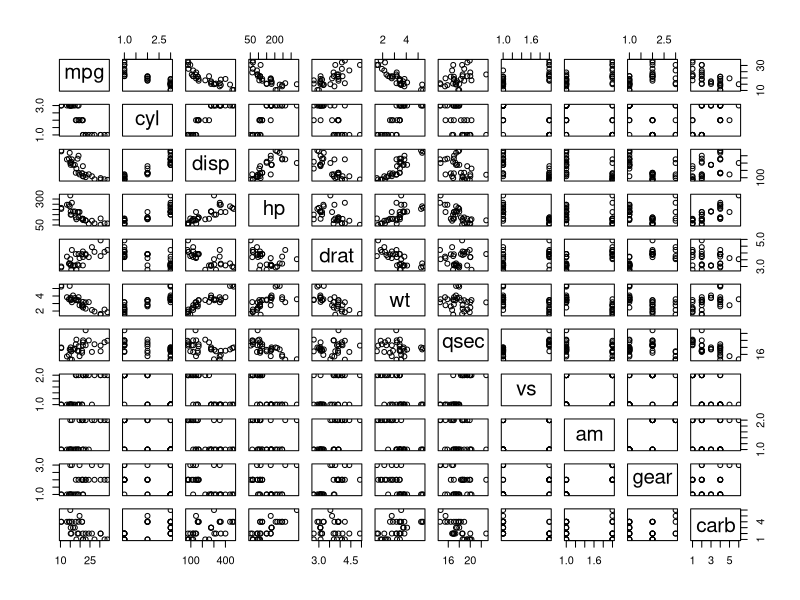

Write R code to recreate this figure.
## ---- chunk 1
library(datasets)
data(mtcars)

dim(mtcars)
head(mtcars)
summary(mtcars)
## ---- chunk 2
mtcars$cyl = factor(mtcars$cyl)
mtcars$vs = factor(mtcars$vs)
mtcars$am = factor(mtcars$am)
mtcars$gear = factor(mtcars$gear)
mtcars$carb = factor(mtcars$carb)

summary(mtcars)
## ---- chunk 3
plot(mtcars)
